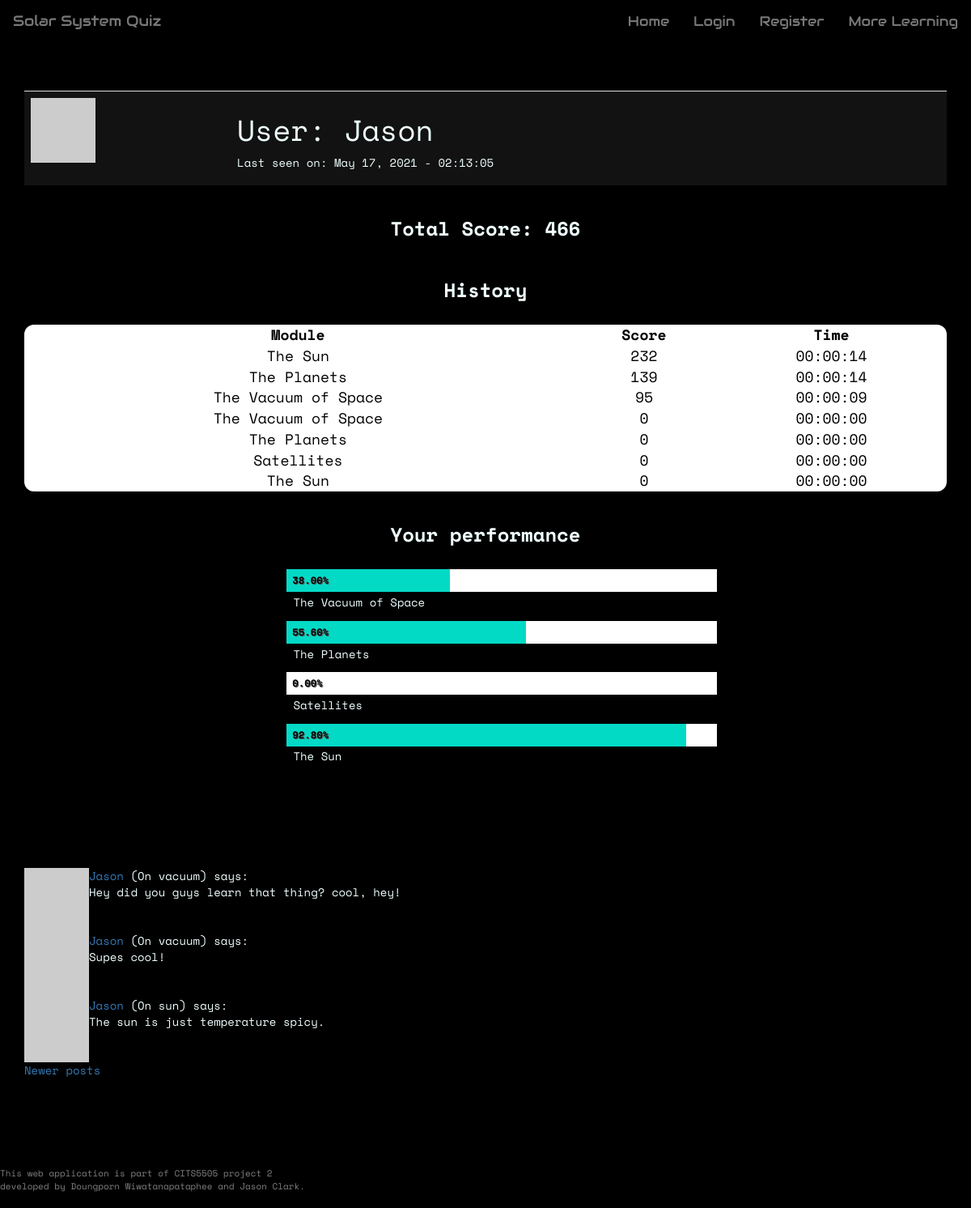
/user/Jason?page=2, run on the app's committed database.
### app/models.py (models this page shows, shortened)
class User(UserMixin, db.Model):
    __tablename__ = 'user_table'
    id = db.Column(db.Integer, primary_key=True)
    username = db.Column(db.String(64), index=True, unique=True)
    user_type = db.Column(db.String(64))
    email = db.Column(db.String(120), index=True, unique=True)
    password_hash = db.Column(db.String(128))
    posts = db.relationship('Post', backref='author', lazy='dynamic')
    about_me = db.Column(db.String(140))
    last_seen = db.Column(db.DateTime, default=datetime.utcnow)
    score_child = db.relationship("Score", backref = 'user_parent')
    quiz_unlocked = db.Column(db.Integer, default=0)
    def avatar(self, size):
      digest = md5(self.email.lower().encode('utf-8')).hexdigest()
      return 'https://www.gravatar.com/avatar/{}?d=identicon&s={}'.format(digest, size)

class Score(db.Model):
    __tablename__ = 'score'
    id = db.Column(db.Integer, primary_key = True)
    user_id = db.Column(db.Integer, db.ForeignKey('user_table.id'))
    questionset_id = db.Column(db.Integer, db.ForeignKey('questionset.id'))
    score = db.Column(db.Integer, default=0)
    time_taken = db.Column(db.Time, default=0)

class QuestionSet(db.Model):
    __tablename__ = 'questionset'
    id = db.Column(db.Integer, primary_key = True)
    name = db.Column(db.String(64))
    module = db.Column(db.String(64))
    number_of_questions = db.Column(db.Integer)
    child = db.relationship("CurrentQuestion")
    score_child = db.relationship('Score', backref= 'questionset_parent')

class Post(db.Model):
    id = db.Column(db.Integer, primary_key=True)
    user_id = db.Column(db.Integer, db.ForeignKey('user_table.id')) #user.id
    body = db.Column(db.String(140))
    timestamp = db.Column(db.DateTime, index=True, default=datetime.utcnow)
    page = db.Column(db.String)
    upvotes = db.Column(db.Integer, default=0)
    downvotes = db.Column(db.Integer, default=0)

### app/routes.py (the view)
@app.route('/user/<username>', methods = ['GET','POST'])
def user_profile(username):
    user = User.query.filter_by(username=username).first_or_404()
    page = request.args.get('page', 1, type=int)
    posts = user.posts.paginate(
      page, 5, False)
    next_url = url_for('user_profile', username=username, page=posts.next_num) \
      if posts.has_next else None
    prev_url = url_for('user_profile', username=username, page=posts.prev_num) \
      if posts.has_prev else None
    score_dict = [] # initialise module score dictionary
    total = 0       # initialise total score as zero
    vacuum_top = Score.query.filter_by(user_id=user.id, questionset_id=2).order_by(Score.score.desc())[0]
    planet_top = Score.query.filter_by(user_id=user.id, questionset_id=3).order_by(Score.score.desc())[0]
    satellite_top = Score.query.filter_by(user_id=user.id, questionset_id=4).order_by(Score.score.desc())[0]
    sun_top = Score.query.filter_by(user_id=user.id, questionset_id=5).order_by(Score.score.desc())[0]
    user_scores = Score.query.filter_by(user_id=user.id).all()
    for score in user_scores:
        score_dict.append({'module': score.questionset_id}) # append scores for each learning module
        total += score.score    # add total score
    scoreSorted = Score.query.filter_by(user_id=user.id).order_by(Score.score.desc()).all()
    return render_template('user_profile.html', user=user, score=total, posts=posts.items,
    scoreSorted = scoreSorted, next_url=next_url, prev_url=prev_url, vacuum_top=vacuum_top, planet_top=planet_top,
    satellite_top=satellite_top, sun_top=sun_top)

### app/routes.py (called while the page is built)
@app.before_request
def before_request():
    from_zone = tz.tzutc()
    to_zone = tz.tzlocal()
    utc = datetime.utcnow()
    utc = utc.replace(tzinfo=from_zone)
    central = utc.astimezone(to_zone)   # convert to local timezone
    if current_user.is_authenticated:
        current_user.last_seen = central
        db.session.commit()

### app/templates/user_profile.html (shortened to what this page needs)
{% extends 'base.html' %}
{% block body %}
<div class="container">
<table class="table user-table">
    <tr>
        <td><img src="{{ user.avatar(128) }}"></td>
        <td>
            <h1 id="user_heading">User: {{ user.username }}</h1>
            {% if user.last_seen %}<p>Last seen on: {{ user.last_seen.strftime('%B %d, %Y - %H:%M:%S') }}</p>{% endif %}
        </td>
    </tr>
</table>
</div>
<div class="container">
    <h2 class="history-bar">Total Score: {{ score }}</h2>
    <h2 class="history-bar">History</h2>
    <table class="result-table">
        <thead>
            <tr>
                <th>Module</th>
                <th>Score</th>
                <th>Time</th>
            </tr>
        </thead>
        <tbody>
        {% for score in scoreSorted %}
        {%  if loop.index <= 10  %}
            <tr>
                <td>{{ score.questionset_parent.name }}</td>
                <td>{{ score.score }}</td>
                <td>{{ score.time_taken }}</td>
            </tr>
        {% endif %}
        {% endfor %}
        </tbody>
    </table>
    <br>
</div>
<div class="container chart-container">
    <h2 class="history-bar">Your performance</h2>
    <ul class="horizontal-bar-chart">
      <li>
        <span class="index" style="width: calc( {{ vacuum_top.score }}/250 * 100%)">{{'%0.2f'| format(vacuum_top.score / 250 * 100 | float) }}%</span>
      </li>
        <p>{{ vacuum_top.questionset_parent.name }}</p>
      <li>
        <span class="index" style="width: calc( {{ planet_top.score }}/250 * 100%)">{{'%0.2f'| format(planet_top.score / 250 * 100 | float)}}%</span>
      </li>
      <p>{{ planet_top.questionset_parent.name }}</p>
      <li>
        <span class="index" style="width: calc( {{ satellite_top.score }}/250 * 100%)">{{'%0.2f'| format(satellite_top.score / 250 * 100 | float) }}%</span>
      </li>
      <p>{{ satellite_top.questionset_parent.name }}</p>
      <li>
        <span class="index" style="width: calc( {{ sun_top.score }}/250 * 100%)">{{'%0.2f'| format(sun_top.score /250 * 100 | float) }}%</span>
      </li>
      <p>{{ sun_top.questionset_parent.name }}</p>
    </ul>
</div>
<hr class="divider" />
<div class="container">
  {% for post in posts %}
  {% include '_post.html'%}
  {% endfor %}
  {% if prev_url %}
  <a href="{{ prev_url }}">Newer posts</a>
  {% endif %}
</div>
{% endblock %}

### app/templates/_post.html (shortened to what this page needs)
<table>
  <tr valign="top">
    <td><img src="{{ post.author.avatar(36) }}"></td>
    <td>
      <a href="{{ url_for('user_profile', username=post.author.username) }}">
        {{ post.author.username }}
      </a>
      (On {{ post.page }}) says:<br>{{ post.body }}
    </td>
  </tr>
</table>

### app/static/css/theme.css (style rules this page uses)
* { box-sizing: border-box; }
body { font-family: 'Space Mono', monospace; background-color: black; color: azure; padding-bottom: 60px; margin-bottom: 100px; }
html { scroll-behavior: smooth; }
.result-table { width: 100%; font-size: 18px; padding: 20px; border-collapse: collapse; border-spacing: 10px; text-align: center; background-color: #ffffff; color: black; border-radius: 12px; }
.result-table th { text-align: center; }
.user-table { background-color: #121212; }
.history-bar { padding: 20px; text-align: center; font-weight: bold; font-size: 24px; margin-top: 0; }
.chart-container { margin: 0 auto; max-width: 600px; min-width: 320px; padding: 0 1em; }
.horizontal-bar-chart { float: left; width: 100%; }
.horizontal-bar-chart li { position: relative; display: block; height: 2em; margin-bottom: .2em; background: #ffffff; }
.horizontal-bar-chart p { display: block; _zoom: 1; margin: 0 0 .9em 0; text-indent: .6em; }
.horizontal-bar-chart .index { display: block; position: absolute; top: 0; left: 0; height: 100%; text-indent: .6em; font-size: 0.875em; font-weight: bold; color: black; background: #03dac6; line-height: 2.2em; text-shadow: 1px 1px 0px #595959; }
hr.divider { border: 0; height: 5px; margin-top: 50px; margin-bottom: 50px; margin-left: 2rem; width: 100%; }

### data on the page
User: username "Jason", last_seen "May 17, 2021 - 02:13:05"
Score: questionset_parent.name "The Sun", score "232", time_taken "00:00:14", sun_top.score/250*100|float "92.80"
Score: questionset_parent.name "The Planets", score "139", time_taken "00:00:14", planet_top.score/250*100|float "55.60"
Score: questionset_parent.name "The Vacuum of Space", score "95", time_taken "00:00:09", vacuum_top.score/250*100|float "38.00"
Score: questionset_parent.name "The Vacuum of Space", score "0", time_taken "00:00:00"
Score: questionset_parent.name "The Planets", score "0", time_taken "00:00:00"
Score: questionset_parent.name "Satellites", score "0", time_taken "00:00:00", satellite_top.score/250*100|float "0.00"
Score: questionset_parent.name "The Sun", score "0", time_taken "00:00:00"
QuestionSet: questionset_parent.name "The Vacuum of Space"
QuestionSet: questionset_parent.name "The Planets"
QuestionSet: questionset_parent.name "Satellites"
QuestionSet: questionset_parent.name "The Sun"
Post: author.username "Jason", page "vacuum", body "Hey did you guys learn that thing? cool, hey!"
Post: author.username "Jason", page "vacuum", body "Supes cool!"
Post: author.username "Jason", page "sun", body "The sun is just temperature spicy."

### other printed values
{{ score }} "466"
